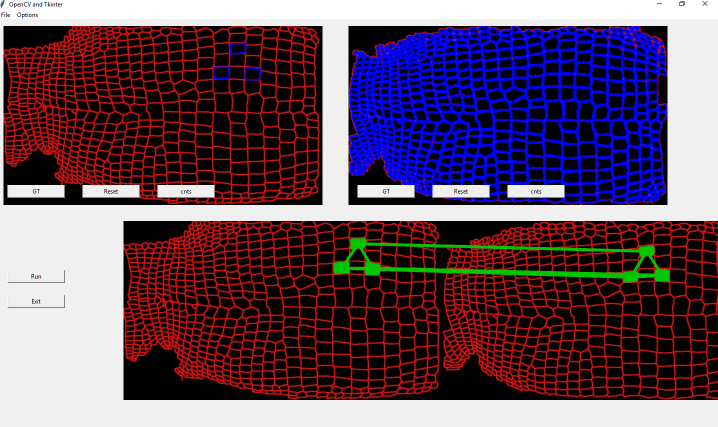
#> input picture app/src/bad_matching.png, 1435 x 853 px (shown at 1/2 size)
$ python -i controller_image_transforms.py   (imports and definitions only)
#> lines starting #> are read from the running program, lines starting #| are printed output that depends on the picture; after the words box and inside, x2 and y2 are one past the last pixel; in counts of white or black regions, pixels touching at a corner belong together
import numpy as np
import cv2
import matplotlib.pyplot as plt

import tkinter
import tkinter.messagebox

import PIL.Image, PIL.ImageTk

import pickle

# --------------------------------------------CONSTANTS--------------------------------------------
# FILE_TYPES
FILE_TYPE_CSV = 'csv'
FILE_TYPE_PKL = 'pkl'

PATH_TO_FOLDER_IMAGE_INITIAL = '../resources/images_initial/'
PATH_TO_FOLDER_IMAGE_GROUND_TRUTH = '../resources/images_photoshop/'
PATH_TO_FOLDER_FILE_CSV = '../resources/csv/'
PATH_TO_FOLDER_FILE_PKL = '../resources/pkl/'

# -------------------------csv_processing_util--------------------------------


# --------------------------------------------INPUT--------------------------------------------
file_type = FILE_TYPE_CSV


# --------------------------------------------OUTPUT--------------------------------------------
PATH_TO_FOLDER_OUTPUT = '../output/'
PATH_TO_FOLDER_OUTPUT_GT_CONTOURS = '../output/GT_contours/'

# [349 lines left out: functions generate_contours_list_from_file, generate_contours_list_from_GROUND_TRUTH_file, convert_color, draw_contours_on_image, draw_contours_on_image_from_list_of_dict, find_cnt_center and 8 more, not called in this run]


def generate_contours_list_from_GROUND_TRUTH_file(image):
    image_copy = image.copy()

    img_gray = cv2.cvtColor(image, cv2.COLOR_RGB2GRAY)
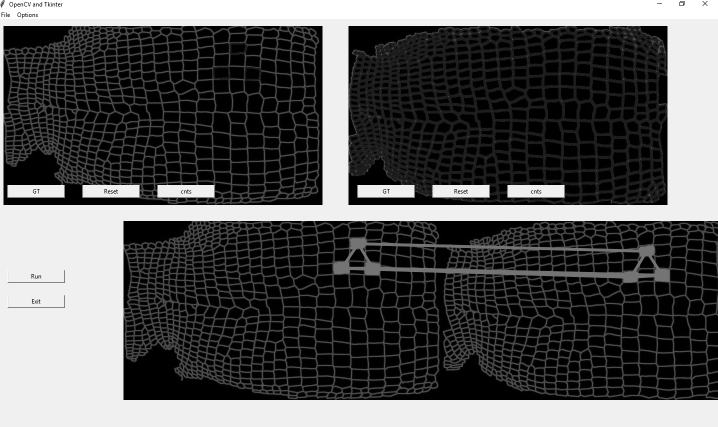
#> img_gray: shape (853, 1435) (shown at 1/2 size); min 0, max 255, mean 85.6
    ret, thresh = cv2.threshold(img_gray, 20, 255, 0)
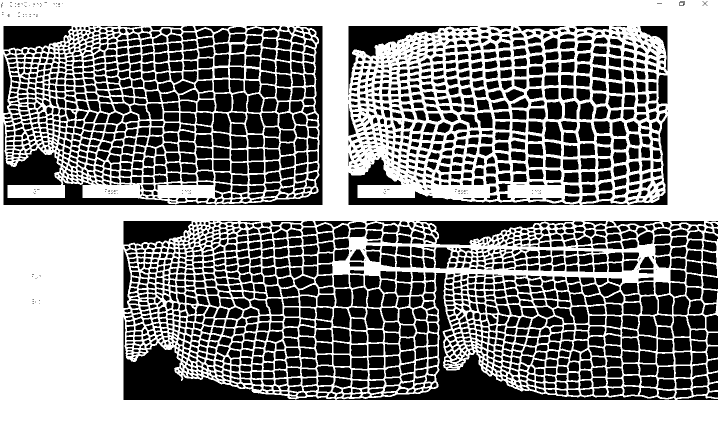
#> thresh: shape (853, 1435) (shown at 1/2 size); 54.5% white; 2491 black regions (338 under 20 px), largest, box (x1, y1, x2, y2) and area: (247, 635, 671, 800) 16879, (673, 546, 1350, 800) 15884, (7, 245, 431, 410) 12258

    kernel = np.ones((2, 2), np.uint8)

    dilation = cv2.dilate(thresh, kernel, iterations=1)
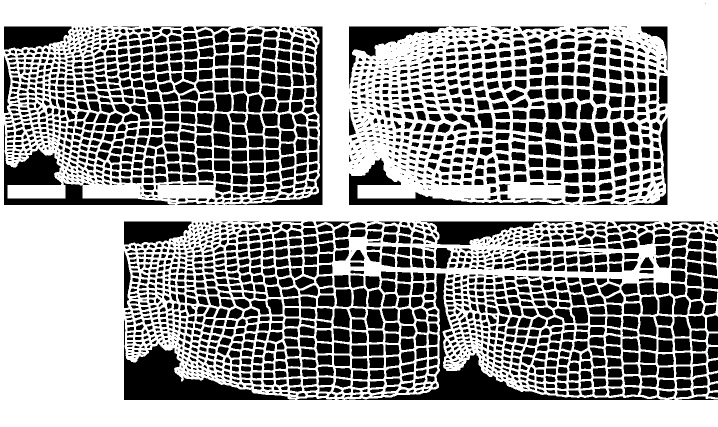
#> dilation: shape (853, 1435) (shown at 1/2 size); 60.4% white; 2337 black regions (366 under 20 px)

    contours, hierarchy = cv2.findContours(dilation, cv2.RETR_TREE, cv2.CHAIN_APPROX_SIMPLE)
#> contours = 2407 contours, 342 with area under 20; largest, box (x1, y1, x2, y2) and area: (0, 0, 1435, 853) 1217082, (247, 638, 591, 801) 16464, (689, 546, 1330, 801) 15663, (7, 248, 351, 411) 11802, (697, 315, 1140, 411) 7710

    new_contours = []
    for cnt in contours:
        area = cv2.contourArea(cnt)
        if area < 50000:
            new_contours.append(cnt)
            if len(cnt) > 4:
                ellipse = cv2.fitEllipse(cnt)
                image_copy = cv2.ellipse(image_copy, ellipse, (255, 0, 0), 2)
#> this loop made 2407 passes
#> (area, ellipse) on passes 2, 3, 4, 7, 8, 9, 10, 11, 12, 13, 14, 16: (30, ((680.5, 799.1), (4.4, 12.39), 90)), (26.5, ((1343.8, 798.9), (4.66, 11.46), 80.76)), (314, ((633.1, 801.4), (14.1, 81.85), 92.05)), (56.5, ((694, 791.2), (6.78, 13.97), 73.75)), (83.5, ((712.7, 791.3), (6.89, 18.71), 83.79)), (63.5, ((754.3, 790.3), (5.28, 20.39), 81.24)), (71.5, ((732.1, 790.6), (6.75, 14.27), 82.78)), (56.5, ((679, 790.8), (6.44, 12.5), 70.68)), (73, ((777.6, 788), (5.49, 21.59), 84.17)), (77.5, ((662.9, 791.1), (9.29, 12.74), 79.51)), (100, ((644.6, 788.8), (8.85, 18.56), 84.24)), (101, ((603.3, 790), (9.88, 15.62), 83.21))
#> area on pass 1: 1217082
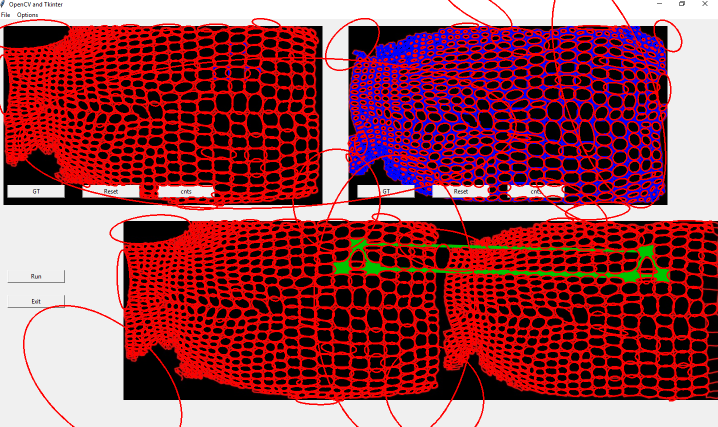
#> image_copy: shape (853, 1435, 3) (shown at 1/2 size); mean R, G, B 148.3, 70.8, 80.2
#> after the loop, new_contours = 2406 contours, 342 with area under 20; largest, box (x1, y1, x2, y2) and area: (247, 638, 591, 801) 16464, (689, 546, 1330, 801) 15663, (7, 248, 351, 411) 11802, (697, 315, 1140, 411) 7710, (697, 52, 899, 178) 6340


    return new_contours


# [13 lines left out: function make_csv_from_cnts_list, not called in this run]

>>> import cv2
>>> picture = cv2.cvtColor(cv2.imread('bad_matching.png'), cv2.COLOR_BGR2RGB)
>>> result = generate_contours_list_from_GROUND_TRUTH_file(picture)
#> result has the same summary as new_contours in generate_contours_list_from_GROUND_TRUTH_file
